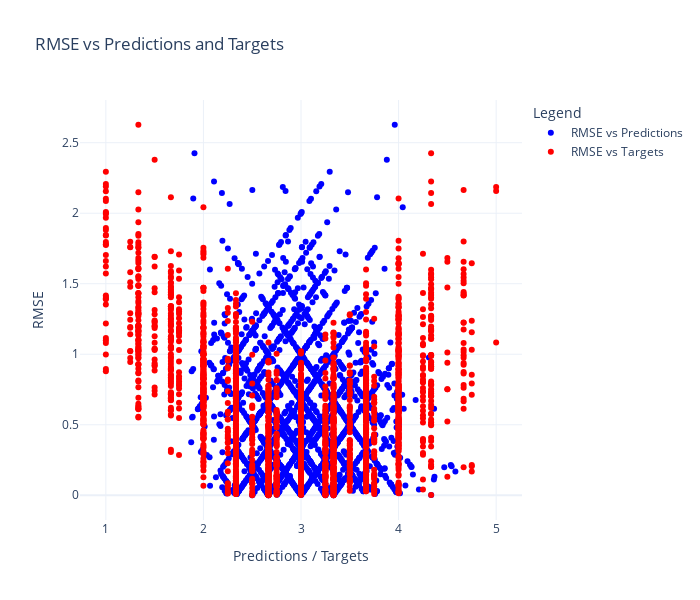

The notebook cell saved with this chart:
### Code cell
import plotly.express as px

# Convert tensors to numpy arrays if necessary
rmse_np = rmse_per_sample.cpu().numpy()
preds_np = preds_per_sample.cpu().numpy() 
targets_np = targets_per_sample.cpu().numpy() 

rmse_np = rmse_per_element
preds_np = preds_per_element
targets_np = targets_per_element

fig = go.Figure()

# Trace for RMSE vs Predictions
fig.add_trace(go.Scatter(
    x=preds_np,
    y=rmse_np,
    mode='markers',
    name='RMSE vs Predictions',
    marker=dict(color='blue')
))

# Trace for RMSE vs Targets
fig.add_trace(go.Scatter(
    x=targets_np,
    y=rmse_np,
    mode='markers',
    name='RMSE vs Targets',
    marker=dict(color='red')
))

fig.update_layout(
    title='RMSE vs Predictions and Targets',
    xaxis_title='Predictions / Targets',
    yaxis_title='RMSE',
    legend_title='Legend',
    template='plotly_white',
    width = 700,
    height = 600,
)

fig.show()

### Figure 1 — Plotly figure (JSON) as saved in the notebook; plotly's stock layout.template omitted (floating-point values rounded to 4 significant figures; data arrays with more than 128 entries replaced by an {"elided": "..."} marker saying what was removed)
{"data": [{"marker": {"color": "blue"}, "mode": "markers", "name": "RMSE vs Predictions", "type": "scatter", "x": {"elided": "2160 float values"}, "y": {"elided": "2160 float values"}}, {"marker": {"color": "red"}, "mode": "markers", "name": "RMSE vs Targets", "type": "scatter", "x": {"elided": "2160 float values"}, "y": {"elided": "2160 float values"}}], "layout": {"height": 600, "legend": {"title": {"text": "Legend"}}, "title": {"text": "RMSE vs Predictions and Targets"}, "width": 700, "xaxis": {"title": {"text": "Predictions / Targets"}}, "yaxis": {"title": {"text": "RMSE"}}}}
